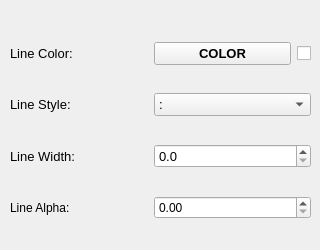
    <widget class="QWidget" name="tab_2">
     <attribute name="title">
      <string>Line</string>
     </attribute>
     <widget class="QWidget" name="gridLayoutWidget_9">
      <property name="geometry">
       <rect>
        <x>10</x>
        <y>20</y>
        <width>301</width>
        <height>221</height>
       </rect>
      </property>
      <layout class="QGridLayout" name="gridLayout_9" columnstretch="1,1,0">
       <item row="0" column="0">
        <widget class="QLabel" name="label">
         <property name="font">
          <font>
           <family>Arial</family>
           <pointsize>10</pointsize>
          </font>
         </property>
         <property name="text">
          <string>Line Color:</string>
         </property>
        </widget>
       </item>
       <item row="1" column="0">
        <widget class="QLabel" name="label_5">
         <property name="font">
          <font>
           <family>Arial</family>
           <pointsize>10</pointsize>
          </font>
         </property>
         <property name="text">
          <string>Line Style:</string>
         </property>
        </widget>
       </item>
       <item row="2" column="0">
        <widget class="QLabel" name="label_4">
         <property name="font">
          <font>
           <family>Arial</family>
           <pointsize>10</pointsize>
          </font>
         </property>
         <property name="text">
          <string>Line Width:</string>
         </property>
        </widget>
       </item>
       <item row="0" column="1">
        <widget class="QPushButton" name="btnLCol">
         <property name="font">
          <font>
           <family>Arial</family>
           <pointsize>10</pointsize>
           <weight>75</weight>
           <bold>true</bold>
          </font>
         </property>
         <property name="text">
          <string>COLOR</string>
         </property>
        </widget>
       </item>
       <item row="3" column="0">
        <widget class="QLabel" name="label_42">
         <property name="text">
          <string>Line Alpha:</string>
         </property>
        </widget>
       </item>
       <item row="0" column="2">
        <widget class="QCheckBox" name="chbColorMatch2">
         <property name="text">
          <string/>
         </property>
        </widget>
       </item>
       <item row="1" column="1" colspan="2">
        <widget class="QComboBox" name="cbLS">
         <property name="font">
          <font>
           <family>Arial</family>
           <pointsize>10</pointsize>
          </font>
         </property>
         <item>
          <property name="text">
           <string>:</string>
          </property>
         </item>
         <item>
          <property name="text">
           <string>-.</string>
          </property>
         </item>
         <item>
          <property name="text">
           <string>--</string>
          </property>
         </item>
         <item>
          <property name="text">
           <string>-</string>
          </property>
         </item>
         <item>
          <property name="text">
           <string/>
          </property>
         </item>
        </widget>
       </item>
       <item row="2" column="1" colspan="2">
        <widget class="QDoubleSpinBox" name="sbLW">
         <property name="font">
          <font>
           <family>Arial</family>
           <pointsize>10</pointsize>
          </font>
         </property>
         <property name="locale">
          <locale language="English" country="UnitedStates"/>
         </property>
         <property name="decimals">
          <number>1</number>
         </property>
         <property name="singleStep">
          <double>0.100000000000000</double>
         </property>
        </widget>
       </item>
       <item row="3" column="1" colspan="2">
        <widget class="QDoubleSpinBox" name="sbLAlpha">
         <property name="locale">
          <locale language="English" country="UnitedStates"/>
         </property>
         <property name="maximum">
          <double>1.000000000000000</double>
         </property>
         <property name="singleStep">
          <double>0.010000000000000</double>
         </property>
        </widget>
       </item>
      </layout>
     </widget>
    </widget>
